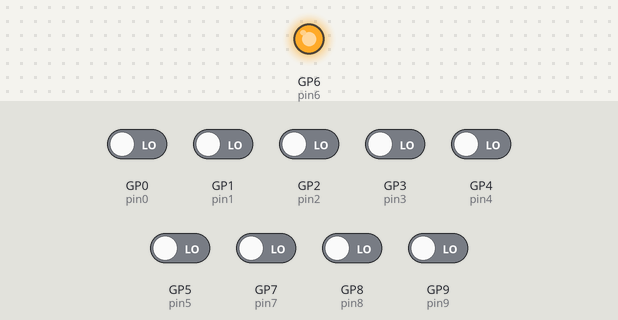
The program below on a simulated Raspberry Pi Pico running CircuitPython. Parts: output pins drawn as LEDs (lit = HIGH). The test bench sets the inputs (shaded band); at power-on: GP0 (pin0), GP1 (pin1), GP2 (pin2), GP3 (pin3), GP4 (pin4), GP5 (pin5), GP7 (pin7), GP8 (pin8), GP9 (pin9) LOW. What the program prints to the serial console is not drawn. At 10.0 s the program ends and the board releases its pins; the recording ends there.

Above: at 0.1 s.
Timing chart, 0 to 1.6 s (numbered marks = the images above):
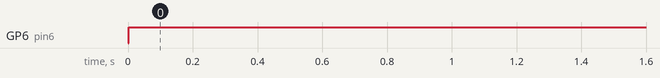

The program:

read_pins.py
```python
import time
import board
from digitalio import DigitalInOut, Direction
                                                                     # constants
PIN_NB = 23
PIN_NB = 10
                                                              # specify hardware
pin0 = DigitalInOut(board.GP0)
pin1 = DigitalInOut(board.GP1)
pin2 = DigitalInOut(board.GP2)
pin3 = DigitalInOut(board.GP3)
pin4 = DigitalInOut(board.GP4)
pin5 = DigitalInOut(board.GP5)
pin6 = DigitalInOut(board.GP6)
pin7 = DigitalInOut(board.GP7)
pin8 = DigitalInOut(board.GP8)
pin9 = DigitalInOut(board.GP9)
pin10 = DigitalInOut(board.GP10)
pin11 = DigitalInOut(board.GP11)
pin12 = DigitalInOut(board.GP12)
pin13 = DigitalInOut(board.GP13)
pin14 = DigitalInOut(board.GP14)
pin15 = DigitalInOut(board.GP15)
pin16 = DigitalInOut(board.GP16)
pin17 = DigitalInOut(board.GP17)
pin18 = DigitalInOut(board.GP18)
pin19 = DigitalInOut(board.GP19)
pin20 = DigitalInOut(board.GP20)
pin21 = DigitalInOut(board.GP21)
pin22 = DigitalInOut(board.GP22)
pins = []
for index in range(PIN_NB) :
 eval("pins.append(pin%d)" % index)
                                                            # display pin values
for index in range(len(pins)) :
    print(pins[index].value)
print()
                                                               # set a pin value
pin6.direction = Direction.OUTPUT
pin6.value = True
                                                            # display pin values
for index in range(len(pins)) :
    print(pins[index].value)
print()
                                                          # delay before exiting
time.sleep(10)
```

Measured:
- by itself, GP6 (pin6): LOW → HIGH at 0.00 s
